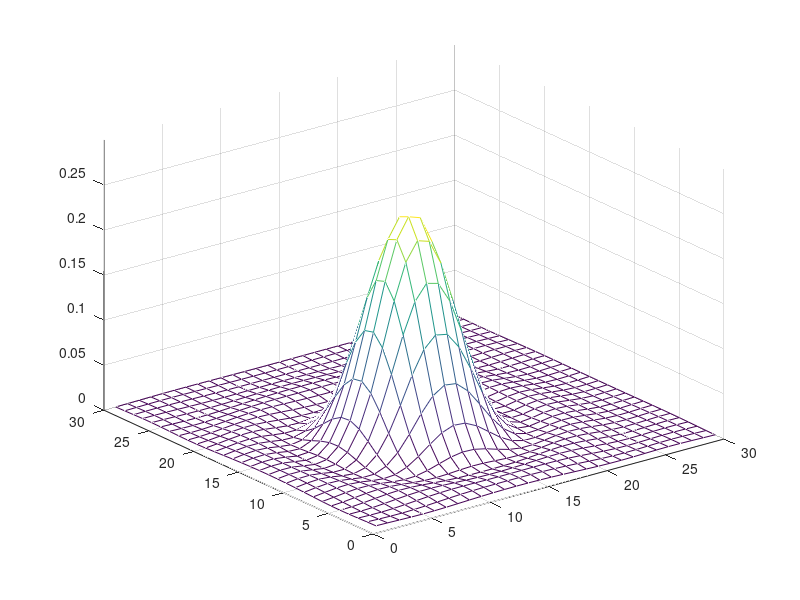

This figure's MATLAB source:
% D7FARON3DS
% One may look at the plot from different angles, change colors, and make a "Contour Plot".
% Radius of aperture is a
% The coordinate on the observation screen is R
% Wavelength ?, distance from aperture to screen is X.
% 3D diffraction pattern of a round aperture as a circular
% symmetric plot using two coordinates.

function D7FARON3DS;

N = 30;
D = 2;
A = 0.1;
Lamda = 0.0005;
X = 4000;

I = 0:N;
J = 0:N;

nx = length(I);
ny = length(J);
G = zeros(nx,ny);
for r=1:nx;
        for c=1:ny;
            Xi = -20 + 1.5001*r;
            Yi = -20 + 1.5001*c; 
            R = sqrt(Xi^2+Yi^2);
            G(r,c)= (( besselj(1,(2*pi*A*R/(X*Lamda)))/(2*pi*A*R/(X*Lamda))))^2;
        end;
end;






figure(1);

mesh(real(G));
                 % PLOTS LIMITS                    
axis([0 N 0 N 0 0.3])
